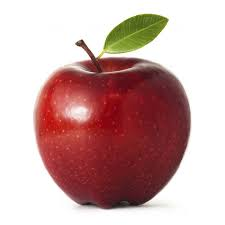
#> input picture apple.jfif, 225 x 225 px
$ python erosion.py
#> lines starting #> are read from the running program, lines starting #| are printed output that depends on the picture; after the words box and inside, x2 and y2 are one past the last pixel; in counts of white or black regions, pixels touching at a corner belong together
import numpy as np
from cv2 import cv2

original = cv2.imread("apple.jfif")
#> original is the input picture: shape (225, 225, 3); mean B, G, R 168.5, 170.8, 203.5
cv2.imshow("ori", original)

# convert to gray
gray = cv2.cvtColor(original, cv2.COLOR_BGR2GRAY)
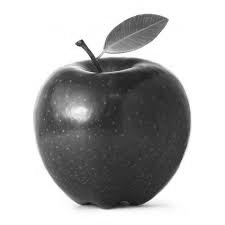
#> gray: shape (225, 225); min 18, max 255, mean 180.3
(thresh, bina) = cv2.threshold(gray, 127, 255, cv2.THRESH_BINARY)
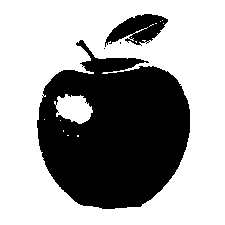
#> bina: shape (225, 225); 62.7% white; 4 black regions (2 under 20 px), largest, box (x1, y1, x2, y2) and area: (37, 40, 190, 209) 17732, (105, 14, 168, 47) 1135

cv2.imshow("binary", bina)
# cv2.waitKey(0)

filt = np.array([(1, 1, 1, 1, 1, 1, 1), (1, 1, 1, 1, 1, 1, 1), (1, 1, 1, 1, 1, 1, 1), (1, 1, 1, 1, 1, 1, 1), (1, 1, 1, 1, 1, 1, 1), (1, 1, 1, 1, 1, 1, 1), (1, 1, 1, 1, 1, 1, 1) ])
S = bina.shape
#> S = (225, 225)
F = filt.shape

# convert range from 255 to (0 to 1)
bina = bina/255

R = S[0] + F[0] - 1
#> R = 231
C = S[1] + F[1] - 1
#> C = 231
N = np.zeros((R, C))

for i in range(S[0]):
    for j in range(S[1]):
        N[i+1, j+1] = bina[i, j]
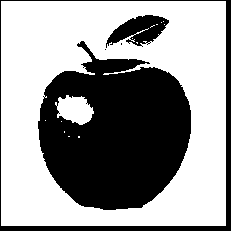
#> N: shape (231, 231) float64; values 0 (black) and 1 (white), 59.5% white; 5 black regions (2 under 20 px), largest, box (x1, y1, x2, y2) and area: (38, 41, 191, 210) 17732, (0, 0, 231, 231) 2736, (106, 15, 169, 48) 1135

for i in range(S[0]):
    for j in range(S[1]):
        k = N[i:i+F[0], j:j+F[1]]
        result = (k==filt)
        final = np.all(result==True)
        if final:
            bina[i, j] = 1
        else:
            bina[i, j] = 0
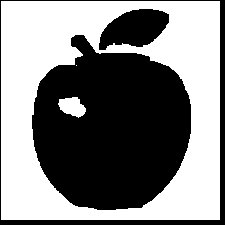
#> bina: shape (225, 225) float64; values 0 (black) and 1 (white), 50.6% white; 3 black regions, box (x1, y1, x2, y2) and area: (32, 35, 191, 210) 20394, (0, 0, 225, 225) 2664, (99, 9, 169, 50) 1930

cv2.imshow("final", bina)
cv2.waitKey(0)
